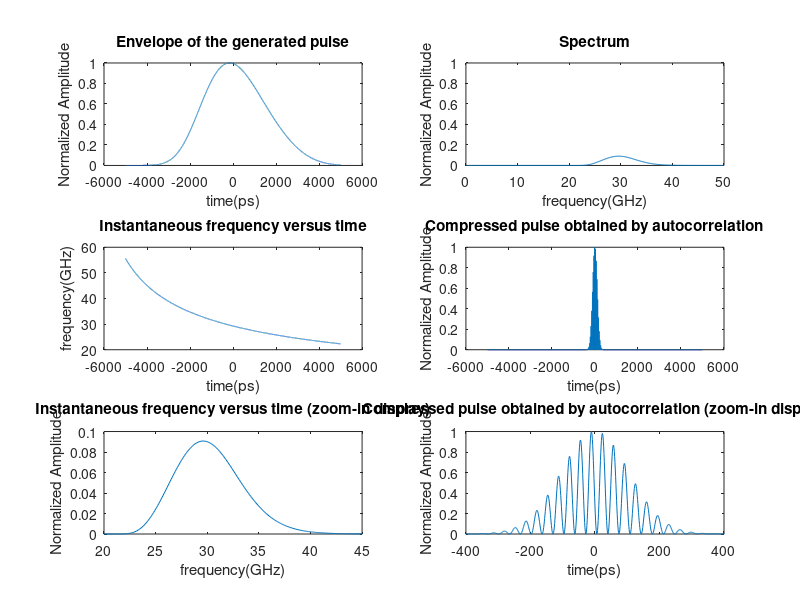

The MATLAB source for this figure:

f0=29;%Grad/s
t0=80.9;%pico-second
FWHM=350*10^-3;%pico-second
tao0=1.2011*FWHM;%full 1/e maximum
Omega1=0;%ps
Omega2=440;%ps^2
Omega3=14;%ps^3
z=20;%km
t2=-5:0.001:5;%ns
%t2=-0.4:0.001:0.4;%ns
t=-5000:1:5000;%ps

%(a) Envelope of the generated pulse. 
z=z/40;%normalize Z
A=4*(t-Omega1*z)./tao0;
B=32*Omega3*z./tao0^3;
C=8*Omega2*z./tao0^2;
P=A.^2-1/(1+C^2).*B*(1-C^2-((1-3*C^2)*A.^2)./(6*(1+C^2))).*A-1/(2*(1+C^2)^3)*B^2*(1-6*C^2+C^4-(1-10*C^2+5*C^4)/(8*(1+C^2)).*A.^2).*A.^2;
r=(1+C^2)^-0.25*exp(-0.25/(1+C^2).*P);
normalized_r=r/max(r);
%(b) Spectrum (inset: zoom-in display).
f=0:0.1:50;%GHz
t1=t0^2./(8*pi^2*Omega3.*(f./1000).^2)-Omega2^2/(2*Omega3);
A1=4*(t1-Omega1*z)./tao0;
P=A1.^2-1/(1+C^2).*B*(1-C^2-((1-3*C^2)*A1.^2)./(6*(1+C^2))).*A1-1/(2*(1+C^2)^3)*B^2*(1-6*C^2+C^4-(1-10*C^2+5*C^4)/(8*(1+C^2)).*A1.^2).*A1.^2;
r1=(1+C^2)^-0.25*exp(-0.25/(1+C^2).*P);
normalized_r1=r1*9;
%(c) Instantaneous frequency versus time (solid line: predicted by (6), circle: ob-tained from numerical result). 
wrf=(1000*(Omega2^2+2*Omega3.*t).^-0.5*t0)/(2*pi);%GHz
%wrflinear=(1000*(1/Omega2-Omega3/(Omega2)^3.*t3)*t0)/(2*pi);%GHz
%(d) Compressed pulse obtained by autocorrelation(inset: zoom-in display).
TBWP=Omega2*(f0/1000)*(1/tao0-2*pi*(f0/1000));%Time-Bandwidth Product
%i=r.*(1+cos((Omega2^2+2*Omega3.*t).^0.5*t0/Omega3+(Omega2*t0/Omega3)));
r2=0.25*exp(-2.*(t2./(tao0/2)).^2)+0.25*exp(-2.*((t2-t0)./(tao0/2)).^2)+0.5*exp((-t2.^2-(t2-t0).^2)./((tao0/2))^2).*cos(t0/Omega2.*t2);
r2=r2./max(r2);
i=r2.*(1+cos((Omega2^2+2*Omega3.*(t2*1000)).^0.5*t0/Omega3+(Omega2*t0/Omega3)));
normalized_i=i/max(i);

%(e) zoom-in display of Spectrum

%(f) zoom-in display of compressed pulse

%i=r2.*(1+cos((Omega2^2+2*Omega3.*t).^0.5*t0/Omega3+(Omega2*t0/Omega3)));


%i=r.*r;

%normalized_i=i/max(i);

subplot(321);
plot(t,normalized_r);
%plot(1000*t2,normalized_i);
title('Envelope of the generated pulse');
xlabel('time(ps)');
ylabel('Normalized Amplitude');

subplot(322);
plot(f,normalized_r1);
ylim([0,1]);
title('Spectrum');
xlabel('frequency(GHz)');
ylabel('Normalized Amplitude');

subplot(323);
plot(t,wrf);%t,wrflinear);
title('Instantaneous frequency versus time');
xlabel('time(ps)');
ylabel('frequency(GHz)');

subplot(324);
plot(1000*t2,normalized_i);
title('Compressed pulse obtained by autocorrelation');
%plot(t,i);
xlabel('time(ps)');
ylabel('Normalized Amplitude');

subplot(325);
plot(f,normalized_r1);
xlim([20,45]);
ylim([0,0.1]);
title('Instantaneous frequency versus time (zoom-in display)');
xlabel('frequency(GHz)');
ylabel('Normalized Amplitude');

subplot(326);
plot(1000*t2,normalized_i);
xlim([-400 400]);
title('Compressed pulse obtained by autocorrelation (zoom-in display)');
xlabel('time(ps)');
ylabel('Normalized Amplitude');

fprintf('     The Time-Bandwidth Product is %8.5f\n', TBWP)


